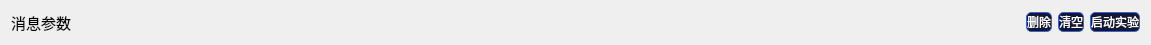
          <widget class="QWidget" name="">
           <property name="geometry">
            <rect>
             <x>20</x>
             <y>532</y>
             <width>1151</width>
             <height>31</height>
            </rect>
           </property>
           <layout class="QHBoxLayout" name="horizontalLayout_2">
            <item>
             <widget class="QLabel" name="label_16">
              <property name="text">
               <string>&lt;html&gt;&lt;head/&gt;&lt;body&gt;&lt;p&gt;&lt;span style=&quot; font-size:11pt;&quot;&gt;消息参数&lt;/span&gt;&lt;/p&gt;&lt;/body&gt;&lt;/html&gt;</string>
              </property>
             </widget>
            </item>
            <item>
             <spacer name="horizontalSpacer">
              <property name="orientation">
               <enum>Qt::Horizontal</enum>
              </property>
              <property name="sizeHint" stdset="0">
               <size>
                <width>748</width>
                <height>20</height>
               </size>
              </property>
             </spacer>
            </item>
            <item>
             <widget class="QPushButton" name="delButton">
              <property name="styleSheet">
               <string notr="true">
    QPushButton {
        background-color: #121636; /* 深色背景 */
        color: #FFFFFF;            /* 白色文字 */
        border: 1px solid #3C65CC; /* 浅蓝色边框 */
                /* 文字周围的内边距 */
        border-radius: 5px;  
}      /* 圆角 */
    QPushButton:hover {
        background-color: #1A1E42; /* 鼠标悬停时稍微亮一些的背景 */
    }

    QPushButton:pressed {
        background-color: #0C0F26; /* 按下时更暗的背景 */
    }

    QPushButton:checked {
        background-color: #3C65CC; /* 选中状态的背景 */
    }
</string>
              </property>
              <property name="text">
               <string>删除</string>
              </property>
             </widget>
            </item>
            <item>
             <widget class="QPushButton" name="emptyButton">
              <property name="styleSheet">
               <string notr="true">
    QPushButton {
        background-color: #121636; /* 深色背景 */
        color: #FFFFFF;            /* 白色文字 */
        border: 1px solid #3C65CC; /* 浅蓝色边框 */
                /* 文字周围的内边距 */
        border-radius: 5px;  
}      /* 圆角 */
    QPushButton:hover {
        background-color: #1A1E42; /* 鼠标悬停时稍微亮一些的背景 */
    }

    QPushButton:pressed {
        background-color: #0C0F26; /* 按下时更暗的背景 */
    }

    QPushButton:checked {
        background-color: #3C65CC; /* 选中状态的背景 */
    }
</string>
              </property>
              <property name="text">
               <string>清空</string>
              </property>
             </widget>
            </item>
            <item>
             <widget class="QPushButton" name="SteButton">
              <property name="styleSheet">
               <string notr="true">
    QPushButton {
        background-color: #121636; /* 深色背景 */
        color: #FFFFFF;            /* 白色文字 */
        border: 1px solid #3C65CC; /* 浅蓝色边框 */
                /* 文字周围的内边距 */
        border-radius: 5px;  
}      /* 圆角 */
    QPushButton:hover {
        background-color: #1A1E42; /* 鼠标悬停时稍微亮一些的背景 */
    }

    QPushButton:pressed {
        background-color: #0C0F26; /* 按下时更暗的背景 */
    }

    QPushButton:checked {
        background-color: #3C65CC; /* 选中状态的背景 */
    }
</string>
              </property>
              <property name="text">
               <string>启动实验</string>
              </property>
             </widget>
            </item>
           </layout>
          </widget>
